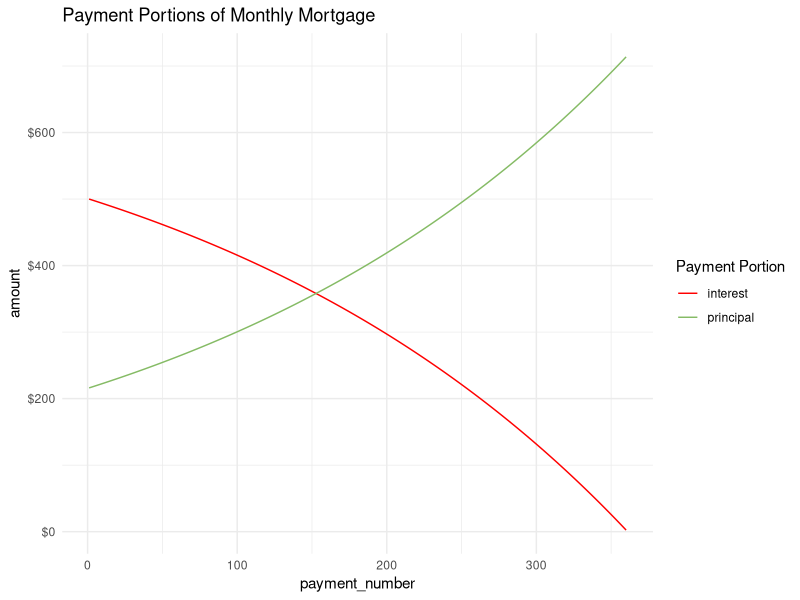
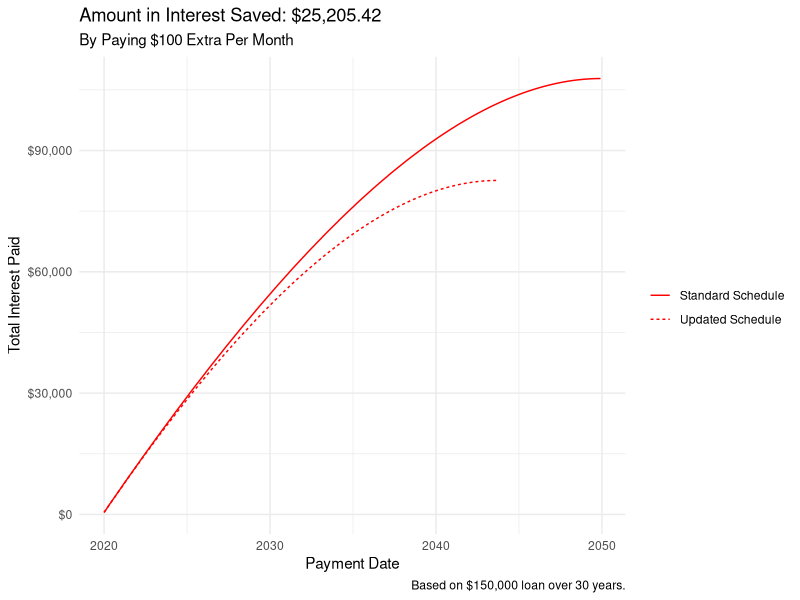

Here is the R script that generated these plots, in order:
## ------------------------------------------------------------------------------------------
# Define the variables

term <- 360 # 30 years in months
original_loan_amount <- 150000 # $150,000 loan
annual_rate <- 0.04 # 4% interest rate
monthly_rate <- annual_rate/12 # rate converted to monthly rate

# Formula to calculate monthly
# principal + interest payment

total_PI <- original_loan_amount *
   (monthly_rate * (1 + monthly_rate) ^ term)/
   (((1 + monthly_rate) ^ term) - 1)


## ------------------------------------------------------------------------------------------
# Initialize the vectors as numeric with a length equal
# to the term of the loan.

interest <- principal <- balance <- date <- vector("numeric", term)

loan_amount <- original_loan_amount
# For loop to calculate values for each payment

for (i in 1:term) {
   intr <- loan_amount * monthly_rate
   prnp <- total_PI - intr
   loan_amount <- loan_amount - prnp

   interest[i] <- intr
   principal[i] <- prnp
   balance[i] <- loan_amount
}

# Throw vectors into a table for easier use

library(tidyverse) # for data manipulation going forward

standard_schedule <- tibble(payment_number = 1:term,
                            interest,
                            principal,
                            balance)

# Print head of standard_schedule

library(knitr) # both libraries for printing tables
library(kableExtra)

standard_schedule %>%

  # Format columns to display as dollars

  modify_at(c("interest", "principal", "balance"), scales::dollar,
            largest_with_cents = 1e+6) %>%

  # Limit to first 10 payments

  head(10) %>%
  kable(booktabs = T) %>%
  kable_styling()


## ------------------------------------------------------------------------------------------
# Pivot longer makes it easier to visualize,
# but isn't totally necessary

standard_schedule %>%
  pivot_longer(cols = c("interest", "principal"),
               names_to = "Payment Portion",
               values_to = "amount") %>%
  ggplot(aes(payment_number, amount, color = `Payment Portion`)) +
  geom_line() +

  # '#85bb65' is the color of $$$

  scale_color_manual(values = c("red", "#85bb65")) +

  # Change the theme for better appearance

  theme_minimal() +
  scale_y_continuous(labels = scales::dollar) +
  labs(title = "Payment Portions of Monthly Mortgage")


## ------------------------------------------------------------------------------------------
# Filter for interest less than principal

standard_schedule %>%
  filter(interest < principal) %>%

  # Include only the first observation

  head(1) %>%

  #  Prettify for table

  modify_at(c("interest", "principal", "balance"), scales::dollar,
            largest_with_cents = 1e+6) %>%
  kable(booktabs = T) %>%
  kable_styling()


## ------------------------------------------------------------------------------------------
library(lubridate)

# Set first payment date

first_payment <- "2020-01-01"


# Add vector as variable to standard schedule

standard_schedule <- standard_schedule %>%
  mutate(date = seq(from = ymd(first_payment), by = "month",
            length.out = term)) %>%
  select(date, everything())

standard_schedule %>%
  modify_at(c("interest", "principal", "balance"), scales::dollar,
          largest_with_cents = 1e+6) %>%
  head(10) %>%
  kable(booktabs = T) %>%
  kable_styling()



## ------------------------------------------------------------------------------------------
standard_schedule %>%
  filter(interest < principal) %>%
  head(1) %>%
  modify_at(c("interest", "principal", "balance"), scales::dollar,
            largest_with_cents = 1e+6) %>%
  kable(booktabs = T) %>%
  kable_styling()


## ----message=FALSE, warning=FALSE----------------------------------------------------------
# Create new variables for updated schedule

loan_amount1 <- original_loan_amount

interest1 <- principal1 <- extra <- xtra <- balance1 <- bonus <- NULL

# Set the extra monthly payment amount

for (i in 1:term) {

  # Stop the for loop when blance is paid off
  # Otherwise, loop will keep making monthly payments
  # Also must be sure to round values to 0.00

  if(loan_amount1 > 0.00) {
    intr1 <- (loan_amount1 * monthly_rate) %>%

      # Round to 0.00 for payments

      round(2)

    # Last payment won't be in full

    prnp1 <- ifelse(loan_amount1 < (total_PI - intr1),
                    loan_amount1,
                    total_PI - intr1) %>% round(2)

    # Last payment won't need extra payment

    xtra <- ifelse(loan_amount1 < (total_PI - intr1), 0, 100)

    loan_amount1 <- (loan_amount1 - prnp1 - xtra) %>%
      round(2)

    extra[i] <- xtra
    interest1[i] <- intr1
    principal1[i] <- prnp1
    balance1[i] <- loan_amount1
  }
}

# Set new term length

new_term <- length(balance1)

# Combine in single table

updated_schedule <- tibble(date = seq(from = ymd(first_payment), by = "month",
                                      length.out = new_term),
                          payment_number = 1:new_term,
                          interest = interest1,
                          principal = principal1,
                          extra,
                          balance = balance1)




## ------------------------------------------------------------------------------------------

updated_schedule %>%
  modify_at(c("interest", "principal", "extra", "balance"), scales::dollar,
          largest_with_cents = 1e+6) %>%
  head(10) %>%
  kable(booktabs = T) %>%
  kable_styling()


## ------------------------------------------------------------------------------------------
updated_schedule %>%
  modify_at(c("interest", "principal", "extra", "balance"), scales::dollar,
          largest_with_cents = 1e+6) %>%
  tail(10) %>%
  kable(booktabs = T) %>%
  kable_styling()


## ------------------------------------------------------------------------------------------
# Viz is easier if schedules are joined
# First, create matching variables

ss <- standard_schedule %>%
  mutate(schedule = "standard",
         extra = 0)

us <- updated_schedule %>%
  mutate(schedule = "updated")

both_schedules <- bind_rows(ss, us)

both_schedules %>%
  group_by(schedule) %>%
  mutate(cum_int = cumsum(interest),
            cum_prnp = cumsum(principal)) %>%
  pivot_longer(cols = c("cum_int", "cum_prnp"),
               names_to = "Payment Portion",
               values_to = "amount") %>%
  filter(`Payment Portion` != "cum_prnp") %>%
  ggplot(aes(date, amount,
             group = schedule)) +
  geom_line(aes(linetype = schedule), color = "red") +

  # Change the theme for better appearance

  theme_minimal() +
  scale_y_continuous(labels = scales::dollar) +
  scale_linetype_discrete(labels = c("Standard Schedule", "Updated Schedule")) +
  labs(title = paste("Amount in Interest Saved: ", scales::dollar(sum(interest) - sum(interest1)), sep = ""),
       subtitle = paste("By Paying", scales::dollar(extra), "Extra Per Month", sep = " "),
       y = "Total Interest Paid",
       x = "Payment Date", linetype = "",
       caption = paste("Based on ", scales::dollar(original_loan_amount), " loan over ",
                       (term/12), " years.", sep = "")) +
  guides(linetype = guide_legend(override.aes = list(col = "red")))
